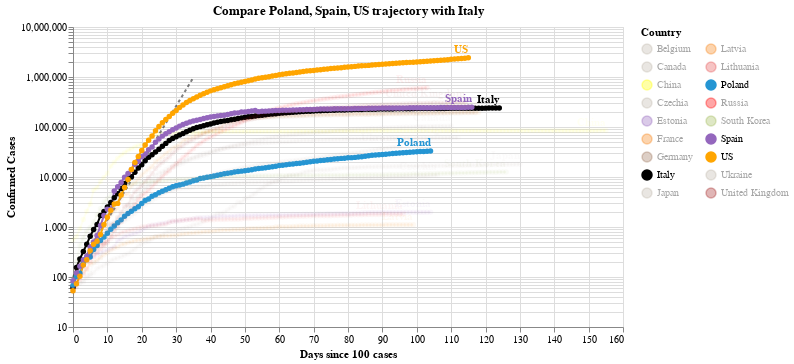

The cell this chart's notebook holds for it:
### Code cell
#hide_input
chart2 = make_since_chart(dff2, ['Poland', 'Spain', 'US'], baseline_countries)
chart2

### Figure 1 — Vega-Lite specification as saved in the notebook (floating-point values rounded to 4 significant figures; data arrays with more than 128 entries replaced by an {"elided": "..."} marker saying what was removed)
{"config": {"view": {"continuousWidth": 400, "continuousHeight": 300}}, "layer": [{"data": {"name": "data-628230001892d6798b50651be41d1b3e"}, "mark": {"type": "line", "color": "black", "opacity": 0.5, "strokeDash": [3, 3]}, "encoding": {"x": {"type": "quantitative", "field": "Days since 100 cases"}, "y": {"type": "quantitative", "field": "Confirmed Cases"}}}, {"data": {"name": "data-ab7d8306168a25d8ab734f0208bad2ff"}, "mark": {"type": "line", "point": true}, "encoding": {"color": {"type": "nominal", "field": "Country", "legend": {"columns": 2}, "scale": {"domain": ["Belgium", "Canada", "China", "Czechia", "Estonia", "France", "Germany", "Italy", "Japan", "Latvia", "Lithuania", "Poland", "Russia", "South Korea", "Spain", "US", "Ukraine", "United Kingdom"], "range": ["#C1B7AD", "#C1B7AD", "yellow", "#C1B7AD", "#9467bd", "#F58518", "#9D755D", "black", "#C1B7AD", "#F58518", "#E45756", "#2495D3", "red", "#A1BA59", "#9467bd", "orange", "#C1B7AD", "brown"]}}, "opacity": {"condition": {"value": 1, "selection": "selector009"}, "value": 0.05}, "tooltip": [{"type": "nominal", "field": "Country"}, {"type": "temporal", "field": "Date"}, {"type": "quantitative", "field": "Confirmed Cases"}, {"type": "quantitative", "field": "Days since 100 cases"}], "x": {"type": "quantitative", "field": "Days since 100 cases"}, "y": {"type": "quantitative", "field": "Confirmed Cases", "scale": {"type": "log"}}}, "selection": {"selector009": {"type": "multi", "fields": ["Country"], "bind": "legend", "init": [{"Country": "Poland"}, {"Country": "Spain"}, {"Country": "US"}, {"Country": "Italy"}]}}, "width": 550}, {"data": {"name": "data-ab7d8306168a25d8ab734f0208bad2ff"}, "mark": {"type": "text", "align": "right", "dy": -8, "fontWeight": "bold"}, "encoding": {"color": {"type": "nominal", "field": "Country", "legend": {"columns": 2}, "scale": {"domain": ["Belgium", "Canada", "China", "Czechia", "Estonia", "France", "Germany", "Italy", "Japan", "Latvia", "Lithuania", "Poland", "Russia", "South Korea", "Spain", "US", "Ukraine", "United Kingdom"], "range": ["#C1B7AD", "#C1B7AD", "yellow", "#C1B7AD", "#9467bd", "#F58518", "#9D755D", "black", "#C1B7AD", "#F58518", "#E45756", "#2495D3", "red", "#A1BA59", "#9467bd", "orange", "#C1B7AD", "brown"]}}, "opacity": {"condition": {"value": 1, "selection": "selector009"}, "value": 0.05}, "text": {"type": "nominal", "field": "Country"}, "tooltip": [{"type": "nominal", "field": "Country"}, {"type": "temporal", "field": "Date"}, {"type": "quantitative", "field": "Confirmed Cases"}, {"type": "quantitative", "field": "Days since 100 cases"}], "x": {"type": "quantitative", "field": "Days since 100 cases"}, "y": {"type": "quantitative", "field": "Confirmed Cases", "scale": {"type": "log"}}}, "transform": [{"filter": "(datum['Date'] >= 1593043200000)"}], "width": 550}], "title": "Compare Poland, Spain, US trajectory with Italy", "$schema": "https://vega.github.io/schema/vega-lite/v4.0.2.json", "datasets": {"data-628230001892d6798b50651be41d1b3e": [{"Days since 100 cases": 0, "Confirmed Cases": 100.0}, {"Days since 100 cases": 1, "Confirmed Cases": 130.0}, {"Days since 100 cases": 2, "Confirmed Cases": 169.0}, {"Days since 100 cases": 3, "Confirmed Cases": 219.7}, {"Days since 100 cases": 4, "Confirmed Cases": 285.6}, {"Days since 100 cases": 5, "Confirmed Cases": 371.3}, {"Days since 100 cases": 6, "Confirmed Cases": 482.7}, {"Days since 100 cases": 7, "Confirmed Cases": 627.5}, {"Days since 100 cases": 8, "Confirmed Cases": 815.7}, {"Days since 100 cases": 9, "Confirmed Cases": 1060.0}, {"Days since 100 cases": 10, "Confirmed Cases": 1379.0}, {"Days since 100 cases": 11, "Confirmed Cases": 1792.0}, {"Days since 100 cases": 12, "Confirmed Cases": 2330.0}, {"Days since 100 cases": 13, "Confirmed Cases": 3029.0}, {"Days since 100 cases": 14, "Confirmed Cases": 3937.0}, {"Days since 100 cases": 15, "Confirmed Cases": 5119.0}, {"Days since 100 cases": 16, "Confirmed Cases": 6654.0}, {"Days since 100 cases": 17, "Confirmed Cases": 8650.0}, {"Days since 100 cases": 18, "Confirmed Cases": 11250.0}, {"Days since 100 cases": 19, "Confirmed Cases": 14620.0}, {"Days since 100 cases": 20, "Confirmed Cases": 19000.0}, {"Days since 100 cases": 21, "Confirmed Cases": 24710.0}, {"Days since 100 cases": 22, "Confirmed Cases": 32120.0}, {"Days since 100 cases": 23, "Confirmed Cases": 41750.0}, {"Days since 100 cases": 24, "Confirmed Cases": 54280.0}, {"Days since 100 cases": 25, "Confirmed Cases": 70560.0}, {"Days since 100 cases": 26, "Confirmed Cases": 91730.0}, {"Days since 100 cases": 27, "Confirmed Cases": 119300.0}, {"Days since 100 cases": 28, "Confirmed Cases": 155000.0}, {"Days since 100 cases": 29, "Confirmed Cases": 201500.0}, {"Days since 100 cases": 30, "Confirmed Cases": 262000.0}, {"Days since 100 cases": 31, "Confirmed Cases": 340600.0}, {"Days since 100 cases": 32, "Confirmed Cases": 442800.0}, {"Days since 100 cases": 33, "Confirmed Cases": 575600.0}, {"Days since 100 cases": 34, "Confirmed Cases": 748300.0}, {"Days since 100 cases": 35, "Confirmed Cases": 972800.0}], "data-ab7d8306168a25d8ab734f0208bad2ff": {"elided": "2062 records"}}}
